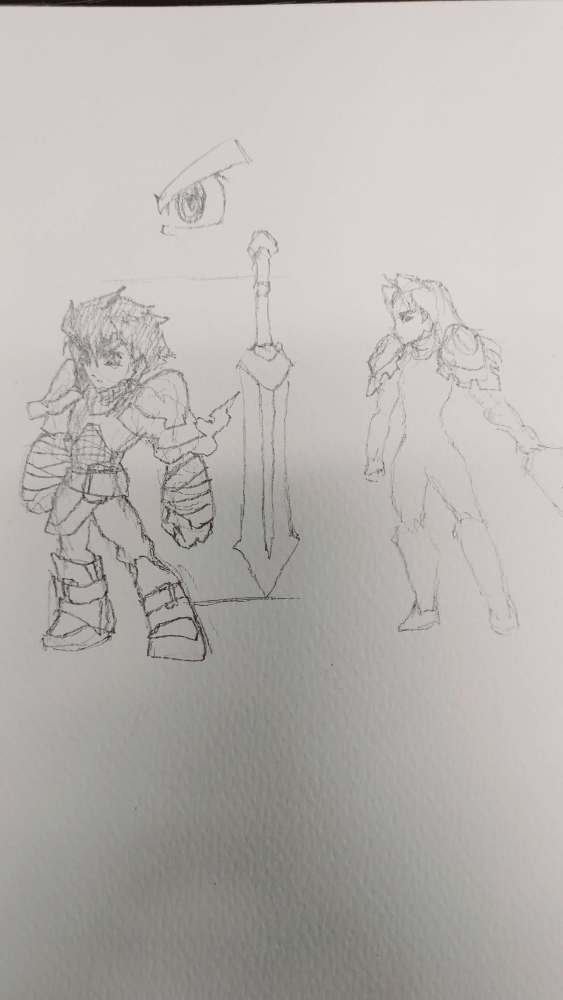
#> input picture tools/lora_training/dataset/artist_pencil_sketch_f01.jpg, 2250 x 4000 px (shown at 1/4 size)
$ python -i regen_mordaine_portrait.py   (imports and definitions only)
#> lines starting #> are read from the running program, lines starting #| are printed output that depends on the picture
#!/usr/bin/env python3
"""Re-derive Chancellor Mordaine's cutscene portrait from the ARTIST battle sheet.

Work order: struktured, twice — "we need a face for mordaine too its cursed
right now" (relayed via cowir-main msg 6743, raised again msg 6776).

THE DEFECT: her portrait is a DIFFERENT CHARACTER from her artist battle
sheet. Measured on 7cc20d01:

    portrait  npcs/chancellor_mordaine.png  young woman, long straight BLACK
              hair, black veil/hood, GOLD CROSS headpiece, huge pale lavender
              eyes, black robe
    battle    monsters/chancellor_mordaine.png  tier T2 (ARTIST)  mature woman,
              SILVER hair in an updo, dark gemmed headpiece, dark eyes,
              PURPLE sash over a TEAL-BLUE robe
    overworld npcs/chancellor_mordaine/overworld.png  agrees with battle

Two of three surfaces agree, so the portrait is the outlier and the ARTIST
sheet is the source of truth. We derive FROM it; we never touch it (T2).

⚠️ docs/character-profiles/mordaine.md is STALE — it says "Status: Spec only,
no sprite work shipped yet" and specifies near-black unadorned robes, which
the artist's shipped sheet supersedes. It is still corroborating on the point
that matters: its "what NOT to draw" list bans ceremonial headdresses and
glittering ornament, i.e. the portrait's gold cross. Doc and art agree the
portrait is wrong; they differ only on robe colour, where shipped art wins.

Pipeline: same as tools/regen_masterite_portraits.py — one gpt-image-1 edit
call with TWO references:
    ref 1  FRAMING   npcs/marta.png — a known-good mature-woman bust in this
                     exact family. Chosen because she has NO hood and NO
                     headpiece, so no cursed feature exists anywhere in the
                     reference set to bleed back in.
    ref 2  IDENTITY  the artist battle strip, frame 0.
Output 256x256 transparent bust, matching the npcs/ convention (measured
opaque fraction 0.39-0.58 across that directory).

Cost: 1 x $0.167 (high).
"""
import argparse
import base64
import io
import os
import sys
import time
from pathlib import Path

from openai import OpenAI
from PIL import Image

PROJECT = Path(__file__).resolve().parent.parent
GAME_REPO = Path(os.environ.get("GAME_REPO", ""))
# [3 lines not run here, left out]

RAW_DIR = PROJECT / "tmp" / "mordaine_portrait_regen"
# [1 line not run here, left out]

COST = {"low": 0.011, "medium": 0.042, "high": 0.167}

FRAMING_ANCHOR = GAME_REPO / "assets/sprites/portraits/npcs/marta.png"
IDENTITY_REF = GAME_REPO / "assets/sprites/monsters/chancellor_mordaine.png"
OUT_PATH = GAME_REPO / "assets/sprites/portraits/npcs/chancellor_mordaine.png"

PROMPT = (
    "16-bit JRPG pixel-art character portrait bust, in the style of Final "
    "Fantasy VI and Chrono Trigger: bold clean outlines, soft cel shading, "
    "limited palette, no anti-aliasing mush, no floating pixels. "
    "FRAMING — copy the framing of the FIRST reference image exactly: "
    "head and upper shoulders, head filling roughly 60% of the frame, "
    "centered, on a FULLY TRANSPARENT background. No scenery, no props, "
    "no weapons, no text. "
    "IDENTITY — the character is the woman in the SECOND reference image, "
    "and her design must match it: CHANCELLOR MORDAINE, a mature woman in "
    "late middle age, hair SILVER-GREY and pinned up in a neat, severe UPDO "
    "with a small dark headpiece set with a single gem across the crown. "
    "A deep TEAL-BLUE high-collared robe with a VIOLET-PURPLE sash draped "
    "across one shoulder. Pale warm skin with visible age in the face — a "
    "few fine lines, a firm jaw. Eyes are DARK and small with a clearly "
    "readable iris and pupil, looking straight at the viewer, cold and "
    "evaluating. Three-quarter turn of the head. "
    "CHARACTER READ — she is a hyper-competent administrator, not a witch "
    "and not a monster. Her power is stillness. Composed, unimpressed, "
    "faintly contemptuous. She is EVALUATING you. Not snarling, not "
    "grinning, not sad. "
    "CRITICAL NEGATIVES — absolutely NO black veil, NO hood, NO cowl, NO "
    "gold cross, NO crucifix, NO crown, NO tiara, NO long flowing loose "
    "black hair, NO huge pale glowing anime eyes, NO young girl. She is "
    "grey-haired, bare-headed apart from the small gemmed band, and "
    "middle-aged. Do NOT copy the clothing, hair, headwear or face of the "
    "first reference image — take ONLY its framing and its art style."
)


def load_ref_bytes(path: Path, is_battle_strip: bool = False) -> bytes:
#> called with is_battle_strip = False
    img = Image.open(path).convert("RGBA")
    if is_battle_strip:
        H = img.size[1]
        img = img.crop((0, 0, H, H))
        bbox = img.getbbox()
        if bbox:
            img = img.crop(bbox)
    target = 1024
    scale = target / max(img.size)
#> scale = 0.256
    new_w, new_h = max(1, int(img.size[0] * scale)), max(1, int(img.size[1] * scale))
#> new_w = 576; new_h = 1024
    img = img.resize((new_w, new_h), Image.NEAREST)
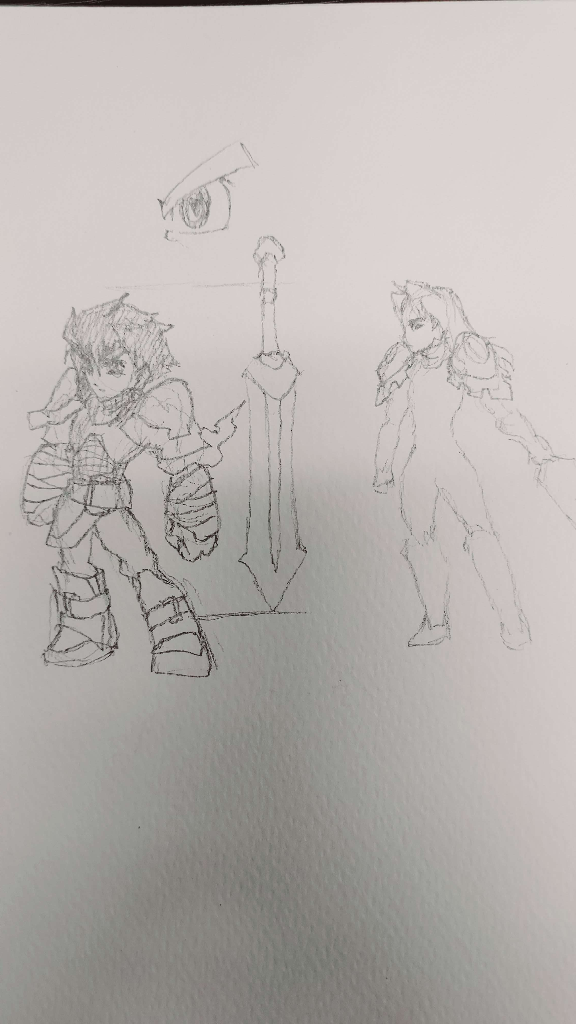
#> img: PIL image 576x1024 RGBA; mean R, G, B, A 183.5, 178.1, 175.1, 255
    canvas = Image.new("RGBA", (target, target), (0, 0, 0, 0))
#> canvas: PIL image 1024x1024 RGBA; every value is 0
    canvas.paste(img, ((target - new_w) // 2, (target - new_h) // 2), img)
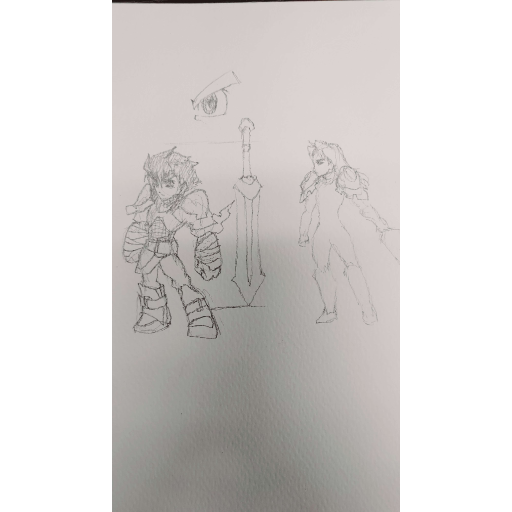
#> canvas: PIL image 1024x1024 RGBA (shown at 1/2 size); mean R, G, B, A 103.2, 100.2, 98.5, 143.4; transparent parts drawn white
    buf = io.BytesIO()
    canvas.save(buf, format="PNG")
    return buf.getvalue()


# [83 lines left out: functions downscale_to_portrait, remove_flat_background, call_gpt_image, main, not called in this run]


# [2 lines not run here, left out]

>>> result = load_ref_bytes('lora_training/dataset/artist_pencil_sketch_f01.jpg')
